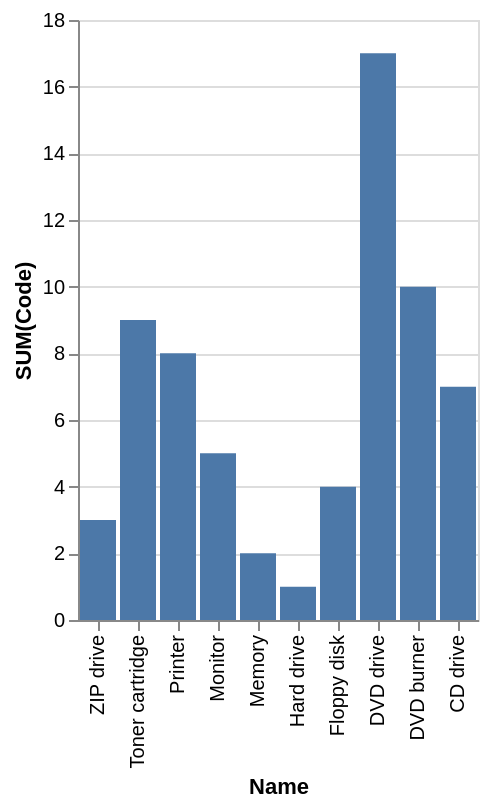

Vega-Lite specification for this chart:
### Vega-Lite specification from a JSON file in a GitHub repository (floating-point values rounded to 4 significant figures)
{"data": {"values": [{"x_data": "ZIP drive", "y_data": 3}, {"x_data": "Toner cartridge", "y_data": 9}, {"x_data": "Printer", "y_data": 8}, {"x_data": "Monitor", "y_data": 5}, {"x_data": "Memory", "y_data": 2}, {"x_data": "Hard drive", "y_data": 1}, {"x_data": "Floppy disk", "y_data": 4}, {"x_data": "DVD drive", "y_data": 17}, {"x_data": "DVD burner", "y_data": 10}, {"x_data": "CD drive", "y_data": 7}]}, "mark": "bar", "encoding": {"x": {"field": "x_data", "type": "nominal", "title": "Name", "sort": "descending"}, "y": {"field": "y_data", "type": "quantitative", "title": "SUM(Code)"}}}
